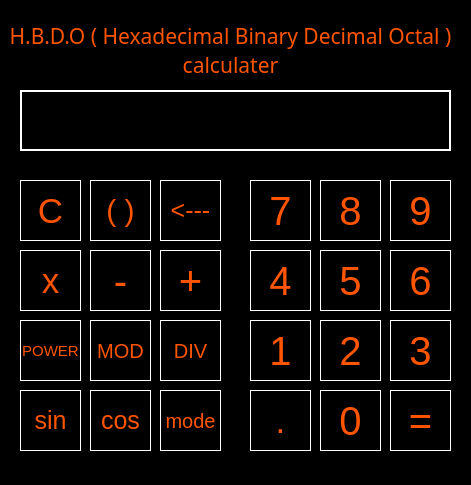
<?xml version="1.0" encoding="UTF-8"?>
<ui version="4.0">
 <class>Dialog</class>
 <widget class="QDialog" name="Dialog">
  <property name="geometry">
   <rect>
    <x>0</x>
    <y>0</y>
    <width>471</width>
    <height>485</height>
   </rect>
  </property>
  <property name="palette">
   <palette>
    <active>
     <colorrole role="WindowText">
      <brush brushstyle="SolidPattern">
       <color alpha="255">
        <red>255</red>
        <green>85</green>
        <blue>0</blue>
       </color>
      </brush>
     </colorrole>
     <colorrole role="Button">
      <brush brushstyle="SolidPattern">
       <color alpha="255">
        <red>255</red>
        <green>85</green>
        <blue>0</blue>
       </color>
      </brush>
     </colorrole>
     <colorrole role="Light">
      <brush brushstyle="SolidPattern">
       <color alpha="255">
        <red>255</red>
        <green>85</green>
        <blue>0</blue>
       </color>
      </brush>
     </colorrole>
     <colorrole role="Midlight">
      <brush brushstyle="SolidPattern">
       <color alpha="255">
        <red>255</red>
        <green>85</green>
        <blue>0</blue>
       </color>
      </brush>
     </colorrole>
     <colorrole role="Dark">
      <brush brushstyle="SolidPattern">
       <color alpha="255">
        <red>255</red>
        <green>85</green>
        <blue>0</blue>
       </color>
      </brush>
     </colorrole>
     <colorrole role="Mid">
      <brush brushstyle="SolidPattern">
       <color alpha="255">
        <red>255</red>
        <green>85</green>
        <blue>0</blue>
       </color>
      </brush>
     </colorrole>
     <colorrole role="Text">
      <brush brushstyle="SolidPattern">
       <color alpha="255">
        <red>255</red>
        <green>85</green>
        <blue>0</blue>
       </color>
      </brush>
     </colorrole>
     <colorrole role="BrightText">
      <brush brushstyle="SolidPattern">
       <color alpha="255">
        <red>255</red>
        <green>85</green>
        <blue>0</blue>
       </color>
      </brush>
     </colorrole>
     <colorrole role="ButtonText">
      <brush brushstyle="SolidPattern">
       <color alpha="255">
        <red>255</red>
        <green>85</green>
        <blue>0</blue>
       </color>
      </brush>
     </colorrole>
     <colorrole role="Base">
      <brush brushstyle="SolidPattern">
       <color alpha="255">
        <red>0</red>
        <green>0</green>
        <blue>0</blue>
       </color>
      </brush>
     </colorrole>
     <colorrole role="Window">
      <brush brushstyle="SolidPattern">
       <color alpha="255">
        <red>0</red>
        <green>0</green>
        <blue>0</blue>
       </color>
      </brush>
     </colorrole>
     <colorrole role="Shadow">
      <brush brushstyle="SolidPattern">
       <color alpha="255">
        <red>255</red>
        <green>85</green>
        <blue>0</blue>
       </color>
      </brush>
     </colorrole>
     <colorrole role="Highlight">
      <brush brushstyle="SolidPattern">
       <color alpha="255">
        <red>255</red>
        <green>85</green>
        <blue>0</blue>
       </color>
      </brush>
     </colorrole>
     <colorrole role="HighlightedText">
      <brush brushstyle="SolidPattern">
       <color alpha="255">
        <red>255</red>
        <green>85</green>
        <blue>0</blue>
       </color>
      </brush>
     </colorrole>
     <colorrole role="Link">
      <brush brushstyle="SolidPattern">
       <color alpha="255">
        <red>255</red>
        <green>85</green>
        <blue>0</blue>
       </color>
      </brush>
     </colorrole>
     <colorrole role="LinkVisited">
      <brush brushstyle="SolidPattern">
       <color alpha="255">
        <red>255</red>
        <green>85</green>
        <blue>0</blue>
       </color>
      </brush>
     </colorrole>
     <colorrole role="AlternateBase">
      <brush brushstyle="SolidPattern">
       <color alpha="255">
        <red>0</red>
        <green>0</green>
        <blue>0</blue>
       </color>
      </brush>
     </colorrole>
     <colorrole role="NoRole">
      <brush brushstyle="SolidPattern">
       <color alpha="255">
        <red>255</red>
        <green>85</green>
        <blue>0</blue>
       </color>
      </brush>
     </colorrole>
     <colorrole role="ToolTipBase">
      <brush brushstyle="SolidPattern">
       <color alpha="255">
        <red>255</red>
        <green>85</green>
        <blue>0</blue>
       </color>
      </brush>
     </colorrole>
     <colorrole role="ToolTipText">
      <brush brushstyle="SolidPattern">
       <color alpha="255">
        <red>255</red>
        <green>85</green>
        <blue>0</blue>
       </color>
      </brush>
     </colorrole>
    </active>
    <inactive>
     <colorrole role="WindowText">
      <brush brushstyle="SolidPattern">
       <color alpha="255">
        <red>255</red>
        <green>85</green>
        <blue>0</blue>
       </color>
      </brush>
     </colorrole>
     <colorrole role="Button">
      <brush brushstyle="SolidPattern">
       <color alpha="255">
        <red>255</red>
        <green>85</green>
        <blue>0</blue>
       </color>
      </brush>
     </colorrole>
     <colorrole role="Light">
      <brush brushstyle="SolidPattern">
       <color alpha="255">
        <red>255</red>
        <green>85</green>
        <blue>0</blue>
       </color>
      </brush>
     </colorrole>
     <colorrole role="Midlight">
      <brush brushstyle="SolidPattern">
       <color alpha="255">
        <red>255</red>
        <green>85</green>
        <blue>0</blue>
       </color>
      </brush>
     </colorrole>
     <colorrole role="Dark">
      <brush brushstyle="SolidPattern">
       <color alpha="255">
        <red>255</red>
        <green>85</green>
        <blue>0</blue>
       </color>
      </brush>
     </colorrole>
     <colorrole role="Mid">
      <brush brushstyle="SolidPattern">
       <color alpha="255">
        <red>255</red>
        <green>85</green>
        <blue>0</blue>
       </color>
      </brush>
     </colorrole>
     <colorrole role="Text">
      <brush brushstyle="SolidPattern">
       <color alpha="255">
        <red>255</red>
        <green>85</green>
        <blue>0</blue>
       </color>
      </brush>
     </colorrole>
     <colorrole role="BrightText">
      <brush brushstyle="SolidPattern">
       <color alpha="255">
        <red>255</red>
        <green>85</green>
        <blue>0</blue>
       </color>
      </brush>
     </colorrole>
     <colorrole role="ButtonText">
      <brush brushstyle="SolidPattern">
       <color alpha="255">
        <red>255</red>
        <green>85</green>
        <blue>0</blue>
       </color>
      </brush>
     </colorrole>
     <colorrole role="Base">
      <brush brushstyle="SolidPattern">
       <color alpha="255">
        <red>0</red>
        <green>0</green>
        <blue>0</blue>
       </color>
      </brush>
     </colorrole>
     <colorrole role="Window">
      <brush brushstyle="SolidPattern">
       <color alpha="255">
        <red>0</red>
        <green>0</green>
        <blue>0</blue>
       </color>
      </brush>
     </colorrole>
     <colorrole role="Shadow">
      <brush brushstyle="SolidPattern">
       <color alpha="255">
        <red>255</red>
        <green>85</green>
        <blue>0</blue>
       </color>
      </brush>
     </colorrole>
     <colorrole role="Highlight">
      <brush brushstyle="SolidPattern">
       <color alpha="255">
        <red>255</red>
        <green>85</green>
        <blue>0</blue>
       </color>
      </brush>
     </colorrole>
     <colorrole role="HighlightedText">
      <brush brushstyle="SolidPattern">
       <color alpha="255">
        <red>255</red>
        <green>85</green>
        <blue>0</blue>
       </color>
      </brush>
     </colorrole>
     <colorrole role="Link">
      <brush brushstyle="SolidPattern">
       <color alpha="255">
        <red>255</red>
        <green>85</green>
        <blue>0</blue>
       </color>
      </brush>
     </colorrole>
     <colorrole role="LinkVisited">
      <brush brushstyle="SolidPattern">
       <color alpha="255">
        <red>255</red>
        <green>85</green>
        <blue>0</blue>
       </color>
      </brush>
     </colorrole>
     <colorrole role="AlternateBase">
      <brush brushstyle="SolidPattern">
       <color alpha="255">
        <red>0</red>
        <green>0</green>
        <blue>0</blue>
       </color>
      </brush>
     </colorrole>
     <colorrole role="NoRole">
      <brush brushstyle="SolidPattern">
       <color alpha="255">
        <red>255</red>
        <green>85</green>
        <blue>0</blue>
       </color>
      </brush>
     </colorrole>
     <colorrole role="ToolTipBase">
      <brush brushstyle="SolidPattern">
       <color alpha="255">
        <red>255</red>
        <green>85</green>
        <blue>0</blue>
       </color>
      </brush>
     </colorrole>
     <colorrole role="ToolTipText">
      <brush brushstyle="SolidPattern">
       <color alpha="255">
        <red>255</red>
        <green>85</green>
        <blue>0</blue>
       </color>
      </brush>
     </colorrole>
    </inactive>
    <disabled>
     <colorrole role="WindowText">
      <brush brushstyle="SolidPattern">
       <color alpha="255">
        <red>255</red>
        <green>85</green>
        <blue>0</blue>
       </color>
      </brush>
     </colorrole>
     <colorrole role="Button">
      <brush brushstyle="SolidPattern">
       <color alpha="255">
        <red>255</red>
        <green>85</green>
        <blue>0</blue>
       </color>
      </brush>
     </colorrole>
     <colorrole role="Light">
      <brush brushstyle="SolidPattern">
       <color alpha="255">
        <red>255</red>
        <green>85</green>
        <blue>0</blue>
       </color>
      </brush>
     </colorrole>
     <colorrole role="Midlight">
      <brush brushstyle="SolidPattern">
       <color alpha="255">
        <red>255</red>
        <green>85</green>
        <blue>0</blue>
       </color>
      </brush>
     </colorrole>
     <colorrole role="Dark">
      <brush brushstyle="SolidPattern">
       <color alpha="255">
        <red>255</red>
        <green>85</green>
        <blue>0</blue>
       </color>
      </brush>
     </colorrole>
     <colorrole role="Mid">
      <brush brushstyle="SolidPattern">
       <color alpha="255">
        <red>255</red>
        <green>85</green>
        <blue>0</blue>
       </color>
      </brush>
     </colorrole>
     <colorrole role="Text">
      <brush brushstyle="SolidPattern">
       <color alpha="255">
        <red>255</red>
        <green>85</green>
        <blue>0</blue>
       </color>
      </brush>
     </colorrole>
     <colorrole role="BrightText">
      <brush brushstyle="SolidPattern">
       <color alpha="255">
        <red>255</red>
        <green>85</green>
        <blue>0</blue>
       </color>
      </brush>
     </colorrole>
     <colorrole role="ButtonText">
      <brush brushstyle="SolidPattern">
       <color alpha="255">
        <red>255</red>
        <green>85</green>
        <blue>0</blue>
       </color>
      </brush>
     </colorrole>
     <colorrole role="Base">
      <brush brushstyle="SolidPattern">
       <color alpha="255">
        <red>0</red>
        <green>0</green>
        <blue>0</blue>
       </color>
      </brush>
     </colorrole>
     <colorrole role="Window">
      <brush brushstyle="SolidPattern">
       <color alpha="255">
        <red>0</red>
        <green>0</green>
        <blue>0</blue>
       </color>
      </brush>
     </colorrole>
     <colorrole role="Shadow">
      <brush brushstyle="SolidPattern">
       <color alpha="255">
        <red>255</red>
        <green>85</green>
        <blue>0</blue>
       </color>
      </brush>
     </colorrole>
     <colorrole role="Highlight">
      <brush brushstyle="SolidPattern">
       <color alpha="255">
        <red>0</red>
        <green>120</green>
        <blue>215</blue>
       </color>
      </brush>
     </colorrole>
     <colorrole role="HighlightedText">
      <brush brushstyle="SolidPattern">
       <color alpha="255">
        <red>255</red>
        <green>85</green>
        <blue>0</blue>
       </color>
      </brush>
     </colorrole>
     <colorrole role="Link">
      <brush brushstyle="SolidPattern">
       <color alpha="255">
        <red>255</red>
        <green>85</green>
        <blue>0</blue>
       </color>
      </brush>
     </colorrole>
     <colorrole role="LinkVisited">
      <brush brushstyle="SolidPattern">
       <color alpha="255">
        <red>255</red>
        <green>85</green>
        <blue>0</blue>
       </color>
      </brush>
     </colorrole>
     <colorrole role="AlternateBase">
      <brush brushstyle="SolidPattern">
       <color alpha="255">
        <red>0</red>
        <green>0</green>
        <blue>0</blue>
       </color>
      </brush>
     </colorrole>
     <colorrole role="NoRole">
      <brush brushstyle="SolidPattern">
       <color alpha="255">
        <red>255</red>
        <green>85</green>
        <blue>0</blue>
       </color>
      </brush>
     </colorrole>
     <colorrole role="ToolTipBase">
      <brush brushstyle="SolidPattern">
       <color alpha="255">
        <red>255</red>
        <green>85</green>
        <blue>0</blue>
       </color>
      </brush>
     </colorrole>
     <colorrole role="ToolTipText">
      <brush brushstyle="SolidPattern">
       <color alpha="255">
        <red>255</red>
        <green>85</green>
        <blue>0</blue>
       </color>
      </brush>
     </colorrole>
    </disabled>
   </palette>
  </property>
  <property name="font">
   <font>
    <pointsize>9</pointsize>
   </font>
  </property>
  <property name="cursor">
   <cursorShape>ArrowCursor</cursorShape>
  </property>
  <property name="windowTitle">
   <string>hbdo converter</string>
  </property>
  <widget class="QLineEdit" name="ln">
   <property name="geometry">
    <rect>
     <x>20</x>
     <y>90</y>
     <width>431</width>
     <height>61</height>
    </rect>
   </property>
   <property name="palette">
    <palette>
     <active>
      <colorrole role="WindowText">
       <brush brushstyle="SolidPattern">
        <color alpha="255">
         <red>255</red>
         <green>85</green>
         <blue>0</blue>
        </color>
       </brush>
      </colorrole>
      <colorrole role="Button">
       <brush brushstyle="SolidPattern">
        <color alpha="255">
         <red>0</red>
         <green>0</green>
         <blue>0</blue>
        </color>
       </brush>
      </colorrole>
      <colorrole role="Text">
       <brush brushstyle="SolidPattern">
        <color alpha="255">
         <red>255</red>
         <green>85</green>
         <blue>0</blue>
        </color>
       </brush>
      </colorrole>
      <colorrole role="ButtonText">
       <brush brushstyle="SolidPattern">
        <color alpha="255">
         <red>255</red>
         <green>85</green>
         <blue>0</blue>
        </color>
       </brush>
      </colorrole>
      <colorrole role="Base">
       <brush brushstyle="SolidPattern">
        <color alpha="255">
         <red>0</red>
         <green>0</green>
         <blue>0</blue>
        </color>
       </brush>
      </colorrole>
      <colorrole role="Window">
       <brush brushstyle="SolidPattern">
        <color alpha="255">
         <red>0</red>
         <green>0</green>
         <blue>0</blue>
        </color>
       </brush>
      </colorrole>
      <colorrole role="Highlight">
       <brush brushstyle="SolidPattern">
        <color alpha="255">
         <red>255</red>
         <green>85</green>
         <blue>0</blue>
        </color>
       </brush>
      </colorrole>
      <colorrole role="HighlightedText">
       <brush brushstyle="SolidPattern">
        <color alpha="255">
         <red>0</red>
         <green>0</green>
         <blue>0</blue>
        </color>
       </brush>
      </colorrole>
     </active>
     <inactive>
      <colorrole role="WindowText">
       <brush brushstyle="SolidPattern">
        <color alpha="255">
         <red>255</red>
         <green>85</green>
         <blue>0</blue>
        </color>
       </brush>
      </colorrole>
      <colorrole role="Button">
       <brush brushstyle="SolidPattern">
        <color alpha="255">
         <red>0</red>
         <green>0</green>
         <blue>0</blue>
        </color>
       </brush>
      </colorrole>
      <colorrole role="Text">
       <brush brushstyle="SolidPattern">
        <color alpha="255">
         <red>255</red>
         <green>85</green>
         <blue>0</blue>
        </color>
       </brush>
      </colorrole>
      <colorrole role="ButtonText">
       <brush brushstyle="SolidPattern">
        <color alpha="255">
         <red>255</red>
         <green>85</green>
         <blue>0</blue>
        </color>
       </brush>
      </colorrole>
      <colorrole role="Base">
       <brush brushstyle="SolidPattern">
        <color alpha="255">
         <red>0</red>
         <green>0</green>
         <blue>0</blue>
        </color>
       </brush>
      </colorrole>
      <colorrole role="Window">
       <brush brushstyle="SolidPattern">
        <color alpha="255">
         <red>0</red>
         <green>0</green>
         <blue>0</blue>
        </color>
       </brush>
      </colorrole>
      <colorrole role="Highlight">
       <brush brushstyle="SolidPattern">
        <color alpha="255">
         <red>255</red>
         <green>85</green>
         <blue>0</blue>
        </color>
       </brush>
      </colorrole>
      <colorrole role="HighlightedText">
       <brush brushstyle="SolidPattern">
        <color alpha="255">
         <red>0</red>
         <green>0</green>
         <blue>0</blue>
        </color>
       </brush>
      </colorrole>
     </inactive>
     <disabled>
      <colorrole role="WindowText">
       <brush brushstyle="SolidPattern">
        <color alpha="255">
         <red>255</red>
         <green>85</green>
         <blue>0</blue>
        </color>
       </brush>
      </colorrole>
      <colorrole role="Button">
       <brush brushstyle="SolidPattern">
        <color alpha="255">
         <red>0</red>
         <green>0</green>
         <blue>0</blue>
        </color>
       </brush>
      </colorrole>
      <colorrole role="Text">
       <brush brushstyle="SolidPattern">
        <color alpha="255">
         <red>255</red>
         <green>85</green>
         <blue>0</blue>
        </color>
       </brush>
      </colorrole>
      <colorrole role="ButtonText">
       <brush brushstyle="SolidPattern">
        <color alpha="255">
         <red>255</red>
         <green>85</green>
         <blue>0</blue>
        </color>
       </brush>
      </colorrole>
      <colorrole role="Base">
       <brush brushstyle="SolidPattern">
        <color alpha="255">
         <red>0</red>
         <green>0</green>
         <blue>0</blue>
        </color>
       </brush>
      </colorrole>
      <colorrole role="Window">
       <brush brushstyle="SolidPattern">
        <color alpha="255">
         <red>0</red>
         <green>0</green>
         <blue>0</blue>
        </color>
       </brush>
      </colorrole>
      <colorrole role="Highlight">
       <brush brushstyle="SolidPattern">
        <color alpha="255">
         <red>0</red>
         <green>120</green>
         <blue>215</blue>
        </color>
       </brush>
      </colorrole>
      <colorrole role="HighlightedText">
       <brush brushstyle="SolidPattern">
        <color alpha="255">
         <red>0</red>
         <green>0</green>
         <blue>0</blue>
        </color>
       </brush>
      </colorrole>
     </disabled>
    </palette>
   </property>
   <property name="font">
    <font>
     <family>Maiandra GD</family>
     <pointsize>22</pointsize>
    </font>
   </property>
   <property name="styleSheet">
    <string notr="true">background-color: rgb(0, 0, 0);
color: rgb(255, 85, 0);
border: 2px solid;
border-color: rgb(255, 255, 255);</string>
   </property>
   <property name="text">
    <string/>
   </property>
   <property name="alignment">
    <set>Qt::AlignCenter</set>
   </property>
  </widget>
  <widget class="QLabel" name="label_2">
   <property name="geometry">
    <rect>
     <x>10</x>
     <y>10</y>
     <width>441</width>
     <height>81</height>
    </rect>
   </property>
   <property name="font">
    <font>
     <family>Maiandra GD</family>
     <pointsize>16</pointsize>
    </font>
   </property>
   <property name="text">
    <string>H.B.D.O ( Hexadecimal Binary Decimal Octal )
calculater</string>
   </property>
   <property name="alignment">
    <set>Qt::AlignCenter</set>
   </property>
  </widget>
  <widget class="QPushButton" name="pushButton_4">
   <property name="geometry">
    <rect>
     <x>320</x>
     <y>180</y>
     <width>61</width>
     <height>61</height>
    </rect>
   </property>
   <property name="styleSheet">
    <string notr="true">font-size:40px;
color: rgb(255, 85, 0);
background-color: rgb(0, 0, 0);
border: 1px solid;
border-color: rgb(255, 255, 255);
border-radius:50%;
</string>
   </property>
   <property name="text">
    <string>8</string>
   </property>
  </widget>
  <widget class="QPushButton" name="pushButton_5">
   <property name="geometry">
    <rect>
     <x>250</x>
     <y>180</y>
     <width>61</width>
     <height>61</height>
    </rect>
   </property>
   <property name="styleSheet">
    <string notr="true">font-size:40px;
color: rgb(255, 85, 0);
background-color: rgb(0, 0, 0);
border: 1px solid;
border-color: rgb(255, 255, 255);
border-radius:50px;
</string>
   </property>
   <property name="text">
    <string>7</string>
   </property>
  </widget>
  <widget class="QPushButton" name="pushButton_6">
   <property name="geometry">
    <rect>
     <x>390</x>
     <y>180</y>
     <width>61</width>
     <height>61</height>
    </rect>
   </property>
   <property name="styleSheet">
    <string notr="true">font-size:40px;
color: rgb(255, 85, 0);
background-color: rgb(0, 0, 0);
border: 1px solid;
border-color: rgb(255, 255, 255);
border-radius:50%;
</string>
   </property>
   <property name="text">
    <string>9</string>
   </property>
  </widget>
  <widget class="QPushButton" name="pushButton_7">
   <property name="geometry">
    <rect>
     <x>390</x>
     <y>250</y>
     <width>61</width>
     <height>61</height>
    </rect>
   </property>
   <property name="styleSheet">
    <string notr="true">font-size:40px;
color: rgb(255, 85, 0);
background-color: rgb(0, 0, 0);
border: 1px solid;
border-color: rgb(255, 255, 255);
border-radius:50%;
</string>
   </property>
   <property name="text">
    <string>6</string>
   </property>
  </widget>
  <widget class="QPushButton" name="pushButton_8">
   <property name="geometry">
    <rect>
     <x>250</x>
     <y>320</y>
     <width>61</width>
     <height>61</height>
    </rect>
   </property>
   <property name="styleSheet">
    <string notr="true">font-size:40px;
color: rgb(255, 85, 0);
background-color: rgb(0, 0, 0);
border: 1px solid;
border-color: rgb(255, 255, 255);
border-radius:50%;
</string>
   </property>
   <property name="text">
    <string>1</string>
   </property>
  </widget>
  <widget class="QPushButton" name="pushButton_9">
   <property name="geometry">
    <rect>
     <x>320</x>
     <y>250</y>
     <width>61</width>
     <height>61</height>
    </rect>
   </property>
   <property name="styleSheet">
    <string notr="true">font-size:40px;
color: rgb(255, 85, 0);
background-color: rgb(0, 0, 0);
border: 1px solid;
border-color: rgb(255, 255, 255);
border-radius:50%;
</string>
   </property>
   <property name="text">
    <string>5</string>
   </property>
  </widget>
  <widget class="QPushButton" name="pushButton_10">
   <property name="geometry">
    <rect>
     <x>250</x>
     <y>250</y>
     <width>61</width>
     <height>61</height>
    </rect>
   </property>
   <property name="styleSheet">
    <string notr="true">font-size:40px;
color: rgb(255, 85, 0);
background-color: rgb(0, 0, 0);
border: 1px solid;
border-color: rgb(255, 255, 255);
border-radius:50%;
</string>
   </property>
   <property name="text">
    <string>4</string>
   </property>
  </widget>
  <widget class="QPushButton" name="pushButton_11">
   <property name="geometry">
    <rect>
     <x>320</x>
     <y>320</y>
     <width>61</width>
     <height>61</height>
    </rect>
   </property>
   <property name="styleSheet">
    <string notr="true">font-size:40px;
color: rgb(255, 85, 0);
background-color: rgb(0, 0, 0);
border: 1px solid;
border-color: rgb(255, 255, 255);
border-radius:50%;
</string>
   </property>
   <property name="text">
    <string>2</string>
   </property>
  </widget>
  <widget class="QPushButton" name="pushButton_12">
   <property name="geometry">
    <rect>
     <x>390</x>
     <y>320</y>
     <width>61</width>
     <height>61</height>
    </rect>
   </property>
   <property name="styleSheet">
    <string notr="true">font-size:40px;
color: rgb(255, 85, 0);
background-color: rgb(0, 0, 0);
border: 1px solid;
border-color: rgb(255, 255, 255);
border-radius:50%;
</string>
   </property>
   <property name="text">
    <string>3</string>
   </property>
  </widget>
  <widget class="QPushButton" name="pushButton_13">
   <property name="geometry">
    <rect>
     <x>320</x>
     <y>390</y>
     <width>61</width>
     <height>61</height>
    </rect>
   </property>
   <property name="styleSheet">
    <string notr="true">font-size:40px;
color: rgb(255, 85, 0);
background-color: rgb(0, 0, 0);
border: 1px solid;
border-color: rgb(255, 255, 255);
border-radius:50%;
</string>
   </property>
   <property name="text">
    <string>0</string>
   </property>
  </widget>
  <widget class="QPushButton" name="pushButton_14">
   <property name="geometry">
    <rect>
     <x>160</x>
     <y>390</y>
     <width>61</width>
     <height>61</height>
    </rect>
   </property>
   <property name="font">
    <font>
     <pointsize>-1</pointsize>
    </font>
   </property>
   <property name="styleSheet">
    <string notr="true">font-size:20px;
color: rgb(255, 85, 0);
background-color: rgb(0, 0, 0);
border: 1px solid;
border-color: rgb(255, 255, 255);
border-radius:50%;
</string>
   </property>
   <property name="text">
    <string>mode</string>
   </property>
  </widget>
  <widget class="QPushButton" name="pushButton_15">
   <property name="geometry">
    <rect>
     <x>390</x>
     <y>390</y>
     <width>61</width>
     <height>61</height>
    </rect>
   </property>
   <property name="styleSheet">
    <string notr="true">font-size:40px;
color: rgb(255, 85, 0);
background-color: rgb(0, 0, 0);
border: 1px solid;
border-color: rgb(255, 255, 255);
border-radius:50%;
</string>
   </property>
   <property name="text">
    <string>=</string>
   </property>
  </widget>
  <widget class="QPushButton" name="pushButton_16">
   <property name="geometry">
    <rect>
     <x>90</x>
     <y>180</y>
     <width>61</width>
     <height>61</height>
    </rect>
   </property>
   <property name="styleSheet">
    <string notr="true">font-size:30px;
color: rgb(255, 85, 0);
background-color: rgb(0, 0, 0);
border: 1px solid;
border-color: rgb(255, 255, 255);
border-radius:50%;
</string>
   </property>
   <property name="text">
    <string>( )</string>
   </property>
  </widget>
  <widget class="QPushButton" name="pushButton_18">
   <property name="geometry">
    <rect>
     <x>20</x>
     <y>180</y>
     <width>61</width>
     <height>61</height>
    </rect>
   </property>
   <property name="styleSheet">
    <string notr="true">font-size:35px;
color: rgb(255, 85, 0);
background-color: rgb(0, 0, 0);
border: 1px solid;
border-color: rgb(255, 255, 255);
border-radius:50%;
</string>
   </property>
   <property name="text">
    <string>C</string>
   </property>
  </widget>
  <widget class="QPushButton" name="pushButton_19">
   <property name="geometry">
    <rect>
     <x>160</x>
     <y>180</y>
     <width>61</width>
     <height>61</height>
    </rect>
   </property>
   <property name="font">
    <font>
     <pointsize>-1</pointsize>
     <weight>50</weight>
     <bold>false</bold>
    </font>
   </property>
   <property name="styleSheet">
    <string notr="true">font-size:25px;
color: rgb(255, 85, 0);
background-color: rgb(0, 0, 0);
border: 1px solid;
border-color: rgb(255, 255, 255);
border-radius:50%;
</string>
   </property>
   <property name="text">
    <string>&lt;---</string>
   </property>
  </widget>
  <widget class="QPushButton" name="pushButton_17">
   <property name="geometry">
    <rect>
     <x>160</x>
     <y>250</y>
     <width>61</width>
     <height>61</height>
    </rect>
   </property>
   <property name="styleSheet">
    <string notr="true">font-size:40px;
color: rgb(255, 85, 0);
background-color: rgb(0, 0, 0);
border: 1px solid;
border-color: rgb(255, 255, 255);
border-radius:50%;
</string>
   </property>
   <property name="text">
    <string>+</string>
   </property>
  </widget>
  <widget class="QPushButton" name="pushButton_20">
   <property name="geometry">
    <rect>
     <x>90</x>
     <y>250</y>
     <width>61</width>
     <height>61</height>
    </rect>
   </property>
   <property name="styleSheet">
    <string notr="true">font-size:40px;
color: rgb(255, 85, 0);
background-color: rgb(0, 0, 0);
border: 1px solid;
border-color: rgb(255, 255, 255);
border-radius:50%;
</string>
   </property>
   <property name="text">
    <string>-</string>
   </property>
  </widget>
  <widget class="QPushButton" name="pushButton_21">
   <property name="geometry">
    <rect>
     <x>20</x>
     <y>250</y>
     <width>61</width>
     <height>61</height>
    </rect>
   </property>
   <property name="styleSheet">
    <string notr="true">font-size:35px;
color: rgb(255, 85, 0);
background-color: rgb(0, 0, 0);
border: 1px solid;
border-color: rgb(255, 255, 255);
border-radius:50%;
</string>
   </property>
   <property name="text">
    <string>x</string>
   </property>
  </widget>
  <widget class="QPushButton" name="pushButton_22">
   <property name="geometry">
    <rect>
     <x>160</x>
     <y>320</y>
     <width>61</width>
     <height>61</height>
    </rect>
   </property>
   <property name="styleSheet">
    <string notr="true">font-size:20px;
color: rgb(255, 85, 0);
background-color: rgb(0, 0, 0);
border: 1px solid;
border-color: rgb(255, 255, 255);
border-radius:50%;
</string>
   </property>
   <property name="text">
    <string>DIV</string>
   </property>
  </widget>
  <widget class="QPushButton" name="pushButton_23">
   <property name="geometry">
    <rect>
     <x>90</x>
     <y>320</y>
     <width>61</width>
     <height>61</height>
    </rect>
   </property>
   <property name="styleSheet">
    <string notr="true">font-size:20px;
color: rgb(255, 85, 0);
background-color: rgb(0, 0, 0);
border: 1px solid;
border-color: rgb(255, 255, 255);
border-radius:50%;
</string>
   </property>
   <property name="text">
    <string>MOD</string>
   </property>
  </widget>
  <widget class="QPushButton" name="pushButton_24">
   <property name="geometry">
    <rect>
     <x>20</x>
     <y>320</y>
     <width>61</width>
     <height>61</height>
    </rect>
   </property>
   <property name="styleSheet">
    <string notr="true">font-size:15px;
color: rgb(255, 85, 0);
background-color: rgb(0, 0, 0);
border: 1px solid;
border-color: rgb(255, 255, 255);
border-radius:50%;
</string>
   </property>
   <property name="text">
    <string>POWER</string>
   </property>
  </widget>
  <widget class="QPushButton" name="pushButton_25">
   <property name="geometry">
    <rect>
     <x>250</x>
     <y>390</y>
     <width>61</width>
     <height>61</height>
    </rect>
   </property>
   <property name="styleSheet">
    <string notr="true">font-size:35px;
color: rgb(255, 85, 0);
background-color: rgb(0, 0, 0);
border: 1px solid;
border-color: rgb(255, 255, 255);
border-radius:50%;
</string>
   </property>
   <property name="text">
    <string>.</string>
   </property>
  </widget>
  <widget class="QPushButton" name="pushButton_26">
   <property name="geometry">
    <rect>
     <x>90</x>
     <y>390</y>
     <width>61</width>
     <height>61</height>
    </rect>
   </property>
   <property name="styleSheet">
    <string notr="true">font-size:25px;
color: rgb(255, 85, 0);
background-color: rgb(0, 0, 0);
border: 1px solid;
border-color: rgb(255, 255, 255);
border-radius:50%;
</string>
   </property>
   <property name="text">
    <string>cos</string>
   </property>
  </widget>
  <widget class="QPushButton" name="pushButton_27">
   <property name="geometry">
    <rect>
     <x>20</x>
     <y>390</y>
     <width>61</width>
     <height>61</height>
    </rect>
   </property>
   <property name="styleSheet">
    <string notr="true">font-size:25px;
color: rgb(255, 85, 0);
background-color: rgb(0, 0, 0);
border: 1px solid;
border-color: rgb(255, 255, 255);
border-radius:50%;
</string>
   </property>
   <property name="text">
    <string>sin</string>
   </property>
  </widget>
 </widget>
 <resources/>
 <connections/>
</ui>
